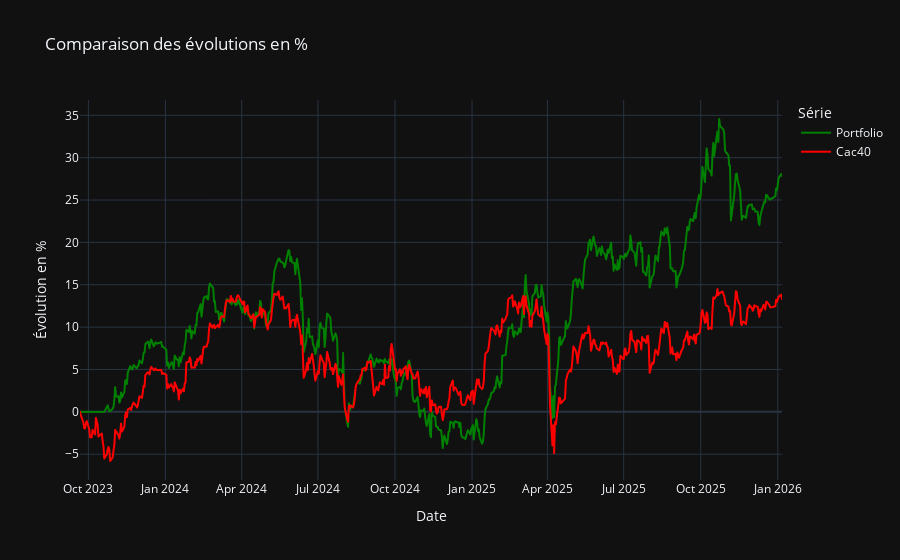

Notebook code for this chart:
### Code cell
import plotly.express as px
import pandas as pd

money_norm = (final["Money"]/10000000*100) - 100
spx_norm = (final["Cac40"]/final["Cac40"].iloc[0]*100) - 100

df_plot = pd.DataFrame({
    "Date": final["Date"],
    "Portfolio": money_norm,
    "Cac40": spx_norm
}).melt(id_vars="Date", var_name="Série", value_name="Évolution en %")

fix = px.line(
    df_plot,
    x="Date",
    y="Évolution en %",
    color="Série",
    color_discrete_map={"Cac40": "red", "Portfolio": "green"},
    title="Comparaison des évolutions en %"
)

fix.update_layout(hovermode="x unified")
fix.show()

### Figure 1 — Plotly figure (JSON) as saved in the notebook; plotly's stock layout.template omitted (floating-point values rounded to 4 significant figures; data arrays with more than 128 entries replaced by an {"elided": "..."} marker saying what was removed)
{"data": [{"hovertemplate": "Série=Portfolio<br>Date=%{x}<br>Évolution en %=%{y}<extra></extra>", "legendgroup": "Portfolio", "line": {"color": "green", "dash": "solid"}, "marker": {"symbol": "circle"}, "mode": "lines", "name": "Portfolio", "showlegend": true, "x": {"elided": "584 str values"}, "xaxis": "x", "y": {"elided": "584 float values"}, "yaxis": "y", "type": "scattergl"}, {"hovertemplate": "Série=Cac40<br>Date=%{x}<br>Évolution en %=%{y}<extra></extra>", "legendgroup": "Cac40", "line": {"color": "red", "dash": "solid"}, "marker": {"symbol": "circle"}, "mode": "lines", "name": "Cac40", "showlegend": true, "x": {"elided": "584 str values"}, "xaxis": "x", "y": {"elided": "584 float values"}, "yaxis": "y", "type": "scattergl"}], "layout": {"xaxis": {"anchor": "y", "domain": [0.0, 1.0], "title": {"text": "Date"}}, "yaxis": {"anchor": "x", "domain": [0.0, 1.0], "title": {"text": "Évolution en %"}}, "legend": {"title": {"text": "Série"}, "tracegroupgap": 0}, "title": {"text": "Comparaison des évolutions en %"}, "hovermode": "x unified"}}
